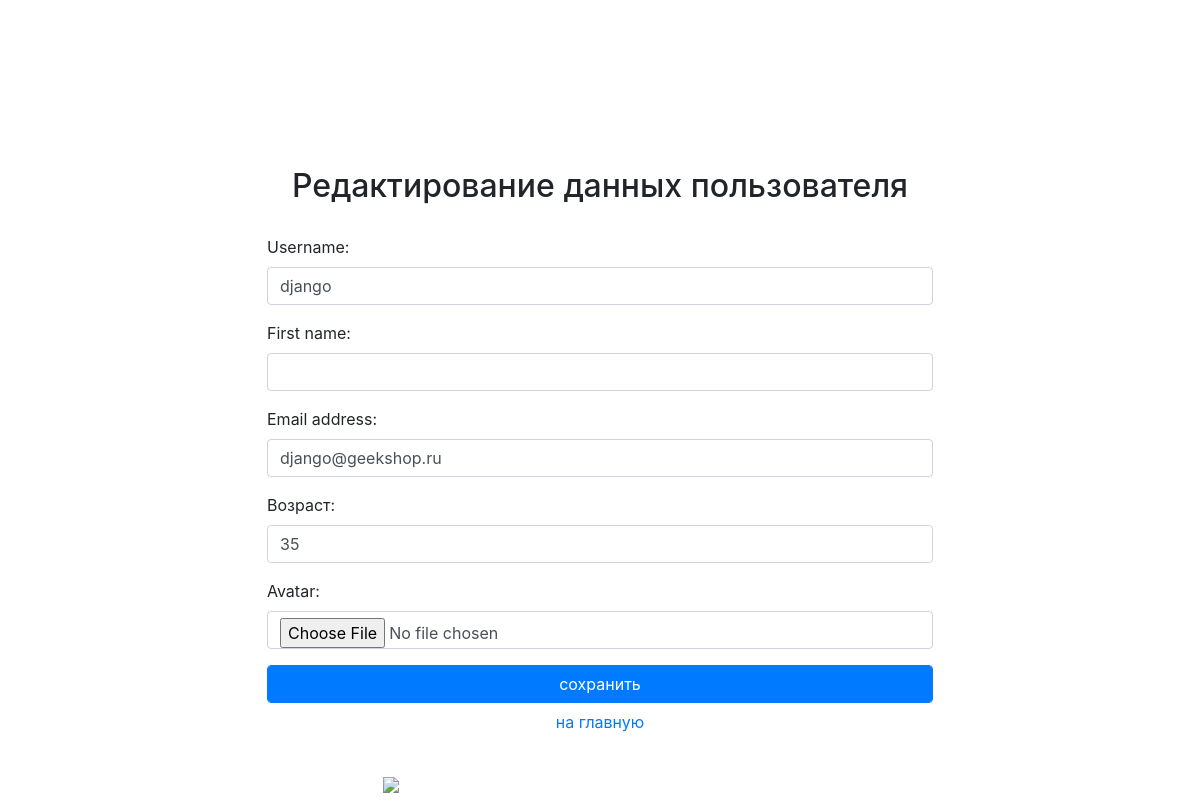
The page /auth/edit/ (signed in) on the database as committed earlier.
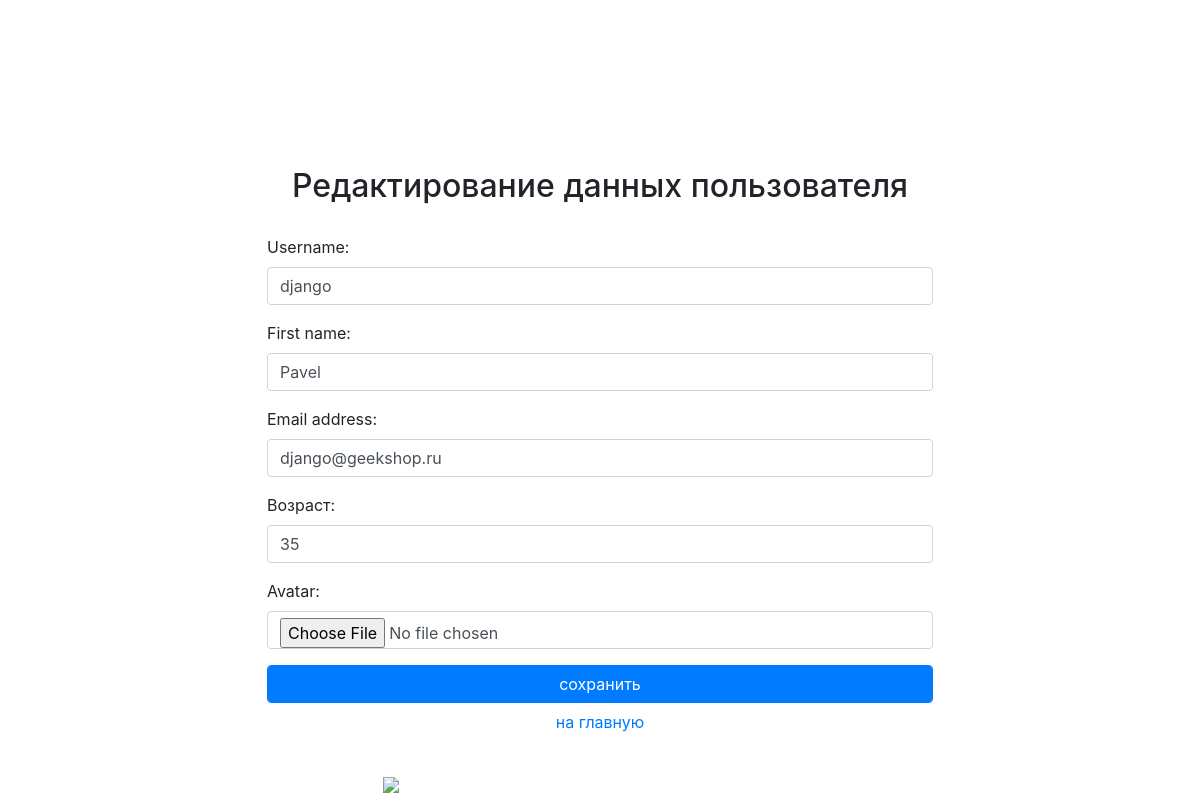
The same page on the database as committed later.
### authapp/models.py (models this page shows)
class ShopUser(AbstractUser):
    avatar = models.ImageField(upload_to='users_avatars', blank=True)
    age = models.PositiveIntegerField(verbose_name='возраст')

### authapp/views.py (the view)
# urls.py: path('edit/', authapp.edit, name='edit'),
def edit(request):
    title = 'редактирование'
    if request.method == 'POST':
        edit_form = ShopUserEditForm(request.POST, request.FILES, instance=request.user)
        if edit_form.is_valid():
            edit_form.save()
            return HttpResponseRedirect(reverse('auth:edit'))
    else:
        edit_form = ShopUserEditForm(instance=request.user)
    content = {'title': title, 'edit_form': edit_form}
    return render(request, 'authapp/edit.html', content)

### authapp/forms.py (shortened to what this page needs)
class ShopUserEditForm(UserChangeForm):
    class Meta:
        model = ShopUser
        fields = ('username', 'first_name', 'email', 'age', 'avatar', 'password')
    def __init__(self, *args, **kwargs):
        super().__init__(*args, **kwargs)
        for field_name, field in self.fields.items():
            field.widget.attrs['class'] = 'form-control'
            field.help_text = ''
            if field_name == 'password':
                field.widget = forms.HiddenInput()

### authapp/templates/authapp/edit.html (shortened to what this page needs)
{% extends 'authapp/base.html' %}
{% load static %}
{% block content %}
   <div class="edit">
       <div class="h2 text-center head" style="margin-bottom: 30px;">Редактирование данных пользователя </div>
        <form class="form-horizontal" action="{% url 'auth:edit' %}" method="post" enctype="multipart/form-data">
            {{ edit_form.as_p }}
            <input class="form-control btn btn-primary" type="submit" value="сохранить">
        </form>
       <button class="btn btn-round form-control last">
        <a href="{% url 'index' %}" class="">
            на главную
        </a>
        </button>
        <div class="user_avatar row">
            <div class="col-md-8 mx-auto">
                 <img class="img-fluid" src="/media/{{ user.avatar }}" >
            </div>
        </div>
    </div>
{% endblock %}

Rows that differ between the two databases and show on the page:
changed ShopUser "django": first_name (not shown) → "Pavel"
